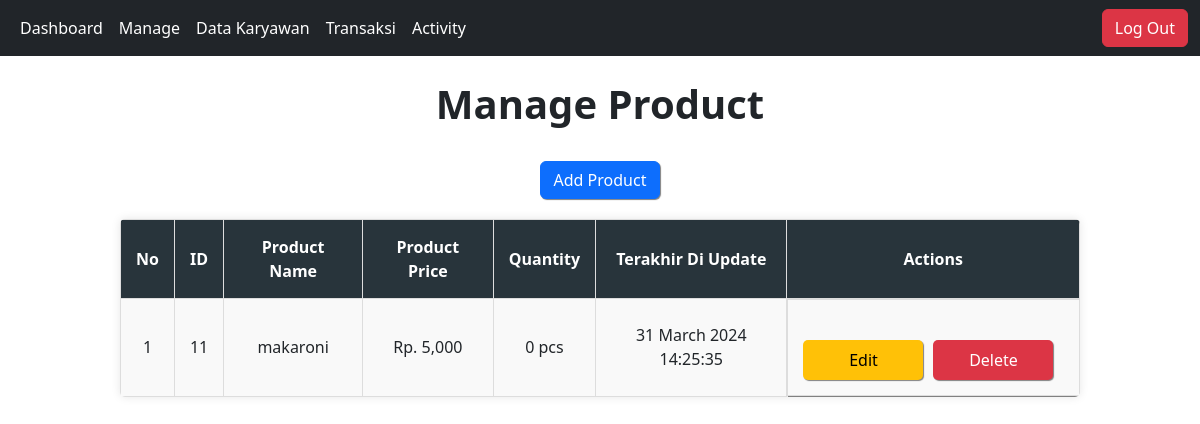
/pages/kasir/manage_product.php (signed in), run on the app's committed database.
### tables this page shows
CREATE TABLE `products` (
  `id` int(11) NOT NULL,
  `nama_produk` varchar(45) DEFAULT NULL,
  `harga_produk` int(11) DEFAULT NULL,
  `created_at` timestamp NOT NULL DEFAULT current_timestamp(),
  `updated_at` timestamp NOT NULL DEFAULT current_timestamp() ON UPDATE current_timestamp(),
  `jumlah` int(11) DEFAULT 0,
  `kode_unik` varchar(255) DEFAULT NULL
);

### pages/kasir/manage_product.php (the view, shortened to what this page needs)
<?php
require_once('../../db/DB_connection.php');
$role = isset($_SESSION['role']) ? $_SESSION['role'] : null;
$query = "SELECT * FROM products";
$result = $conn->query($query);
$no = 1;
?>
<!DOCTYPE html>
<html lang="en">
<head>
    <link rel='stylesheet' href='../../Assets/style/manage_product.css'>
    <link href="https://cdn.jsdelivr.net/npm/bootstrap@5.3.3/dist/css/bootstrap.min.css" rel="stylesheet">
</head>
<body>
<nav class="navbar navbar-expand-lg bg-dark" data-bs-theme="dark">
    <div class="container-fluid">
        <div class="collapse navbar-collapse" id="navbarNavAltMarkup">
            <div class="navbar-nav">
                    <a class="nav-link " aria-current="page" href="../dashboard.php">Dashboard</a>
                <li class="nav-item <?php echo ($role === 'admin') ? '' : 'd-none'; ?>">
                    <a class="nav-link active" href="">Manage</a>
                </li>
                <li class="nav-item <?php echo ($role !== 'kasir') ? '' : 'd-none'; ?>">
                    <a class="nav-link" href="../superadmin/data-karyawan.php">Data Karyawan</a>
                </li>
                <li class="nav-item <?php echo ($role !== 'owner') ? '' : 'd-none'; ?>">
                    <a class="nav-link" href="transaksi.php">Transaksi</a>
                </li>
                <li class="nav-item <?php echo ($role !== 'kasir') ? '' : 'd-none'; ?>">
                    <a class="nav-link" href="../activity/log_activity.php">Activity</a>
                </li>
            </div>
        </div>
        <div>
            <form action="../../db/DB_logout.php" method="post">
                <button type="submit" class=" btn btn-danger">Log Out</button>
            </form>
        </div>
    </div>
</nav>
    <h1 align="center" class="sss mt-4"><b>Manage Product</b></h1>
    <center>
        <button type="button" class="btn btn-primary" data-bs-toggle="modal" data-bs-target="#add" style="width: 120px; margin-top:25px; box-shadow: 1px 1px 1px grey; ">
            Add Product
        </button>
    </center>
    <table>
        <tr>
            <th>No</th>
            <th>ID</th>
            <th>Product Name</th>
            <th>Product Price</th>
            <th>Quantity</th>
            <th>Terakhir Di Update</th>
            <th>Actions</th>
        </tr>
        <?php while ($row = $result->fetch_assoc()): ?>
            <tr>
                <td><?php echo $no++?></td>
                <td><?php echo $row['id']; ?></td>
                <td><?php echo htmlspecialchars($row['nama_produk']); ?></td>
                <td>Rp. <?php echo number_format($row["harga_produk"]); ?></td>
                <td><?php echo number_format($row['jumlah']); ?> pcs</td>
                <td><?php echo date('d F Y H:i:s', strtotime($row['updated_at'])); ?></td>
                <td class="action-buttons">
                    <form action="" method="get">
                        <button type="button" class="btn btn-warning" data-bs-toggle="modal" data-bs-target="#updateModal<?php echo $row['id']; ?>" style="width: 120px; margin-top:25px; box-shadow: 1px 1px 1px grey; ">
                            Edit
                        </button>
                    </form>
                    <form action="../../db/DB_delete_product.php" method="post">
                        <button type="submit" class="btn btn-danger" name="delete_product" style="width: 120px; margin-top:25px; box-shadow: 1px 1px 1px grey; " onclick="return confirm('Are you sure you want to delete this product?')">Delete</button>
                    </form>
                </td>
            </tr>
        <?php endwhile; ?>
    </table>
</body>
</html>

### Assets/style/manage_product.css (style rules this page uses)
body { font-family: Arial, sans-serif; margin: 0; padding: 0; }
.navbar { background-color: #343a40 !important; }
.navbar .navbar-nav .nav-link { color: #ffffff !important; }
.sss { margin-top: 50px; }
h1 { margin: 0; font-size: 24px; }
table { width: 80%; margin: 20px auto; border-collapse: collapse; border-radius: 5px; overflow: hidden; box-shadow: 0 0 10px rgba(0, 0, 0, 0.1); }
table th, table td { padding: 15px; border: 1px solid #ddd; text-align: center; }
table th { background-color: #28343b; color: white; }
table tr:nth-child(even) { background-color: #f9f9f9; }
.action-buttons { display: flex; box-shadow: 1px 1px 1px grey; }
.action-buttons form { margin-right: 10px; }
.action-buttons button { padding: 8px 12px; border: none; border-radius: 5px; cursor: pointer; }

### data on the page
products: id "11", nama_produk "makaroni", harga_produk "5,000", jumlah "0", updated_at "31 March 2024 14:25:35"
